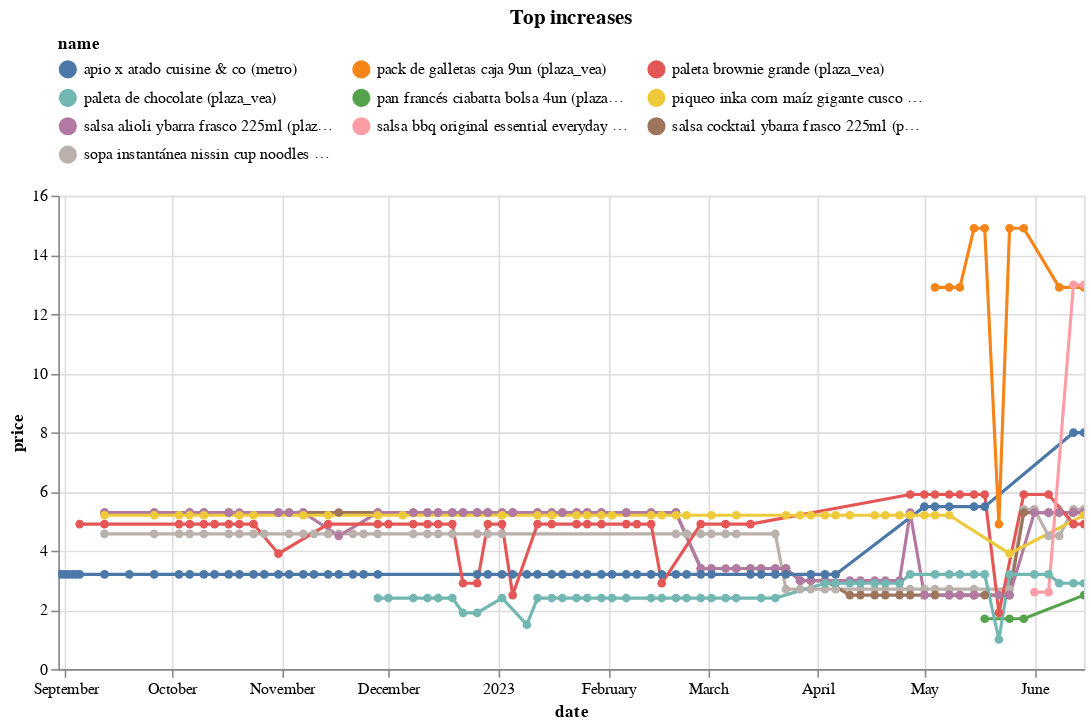

The notebook cell saved with this chart:
### Code cell
(top_changes
 .sort_values('change')
 .tail(10)
 .pipe(plot_changes, 'Top increases')
)

### Figure 1 — Vega-Lite specification as saved in the notebook (floating-point values rounded to 4 significant figures; data arrays with more than 128 entries replaced by an {"elided": "..."} marker saying what was removed)
{"config": {"view": {"continuousWidth": 300, "continuousHeight": 300}, "legend": {"columns": 3, "orient": "top"}}, "data": {"name": "data-3d516498e705d44e1700a99565f0503c"}, "mark": {"type": "line", "point": true}, "encoding": {"color": {"field": "name", "scale": {"domain": ["apio x atado cuisine & co (metro)", "pack de galletas caja 9un (plaza_vea)", "paleta brownie grande (plaza_vea)", "paleta de chocolate (plaza_vea)", "pan francés ciabatta bolsa 4un (plaza_vea)", "piqueo inka corn maíz gigante cusco original bolsa 100g (plaza_vea)", "salsa alioli ybarra frasco 225ml (plaza_vea)", "salsa bbq original essential everyday botella 510g (plaza_vea)", "salsa cocktail ybarra frasco 225ml (plaza_vea)", "sopa instantánea nissin cup noodles sabor a queso cheddar vaso 69g (plaza_vea)"]}, "type": "nominal"}, "tooltip": [{"field": "name", "type": "nominal"}, {"field": "price", "type": "quantitative"}, {"field": "last_price", "type": "quantitative"}], "x": {"field": "date", "type": "temporal"}, "y": {"field": "price", "type": "quantitative"}}, "params": [{"name": "param_5", "select": {"type": "point", "fields": ["name"]}, "bind": "legend"}, {"name": "param_6", "select": {"type": "interval", "encodings": ["x", "y"]}, "bind": "scales"}], "title": "Top increases", "transform": [{"filter": {"param": "param_5"}}], "width": 650, "$schema": "https://vega.github.io/schema/vega-lite/v5.8.0.json", "datasets": {"data-3d516498e705d44e1700a99565f0503c": {"elided": "377 records"}}}
